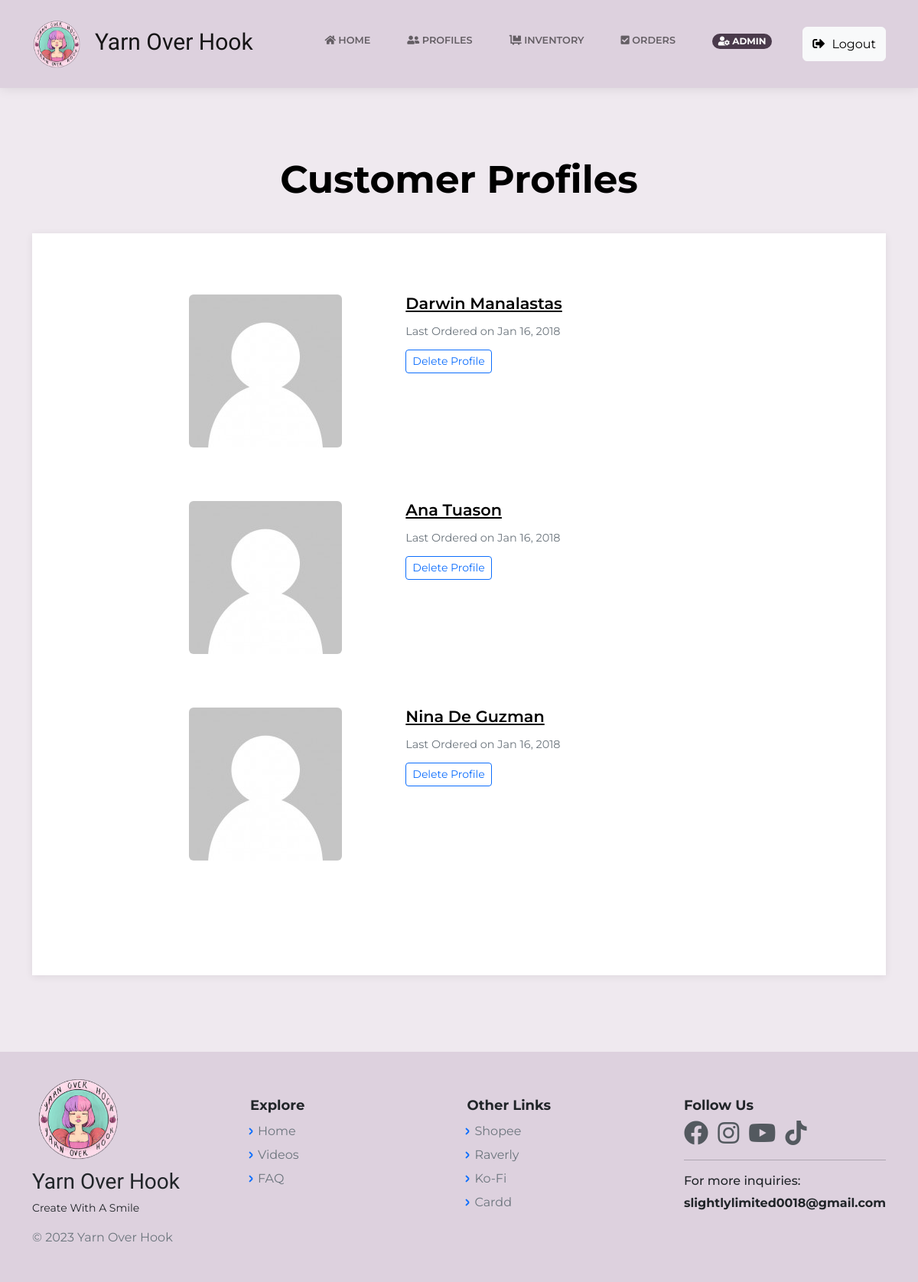
Page /CustomerProfileListAdmin.php (signed in) on the earlier database version.
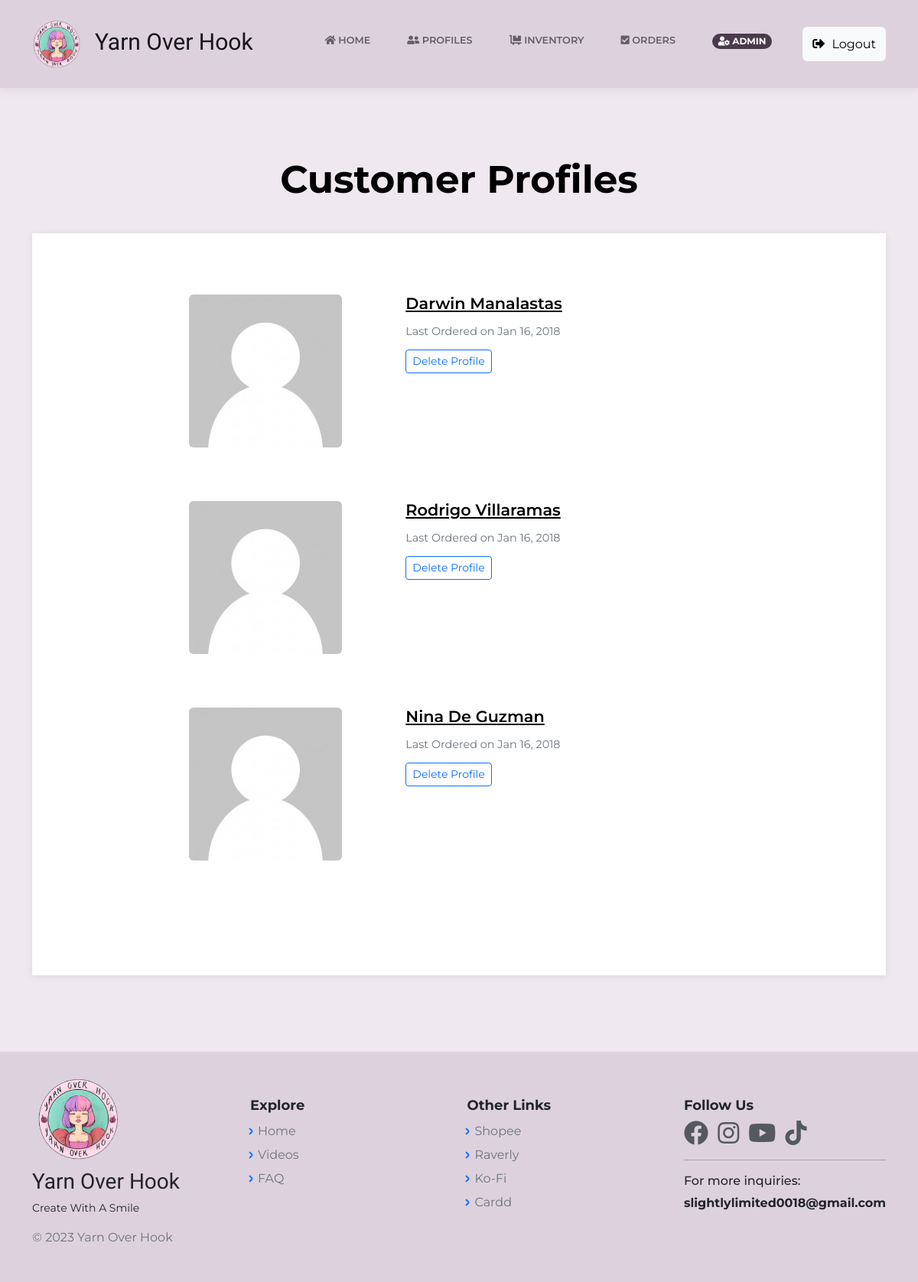
Same page on the later database version.
### tables this page shows
CREATE TABLE `cust_profile` (
  `id` bigint(20) NOT NULL,
  `c_id` bigint(12) NOT NULL,
  `c_name` varchar(60) NOT NULL,
  `c_avatar` varchar(255) NOT NULL,
  `c_label` varchar(255) NOT NULL,
  `email` varchar(60) NOT NULL,
  `region` varchar(60) NOT NULL,
  `city` varchar(60) NOT NULL,
  `street` varchar(60) NOT NULL,
  `barangay` varchar(60) NOT NULL,
  `phone_no` varchar(20) NOT NULL,
  `zip_code` int(12) NOT NULL,
  `unit_no` int(11) NOT NULL,
  `date` timestamp NOT NULL DEFAULT current_timestamp() ON UPDATE current_timestamp(),
  `address` varchar(150) NOT NULL,
  `login_id` bigint(12) NOT NULL,
  `unique_id` int(5) NOT NULL DEFAULT 1,
  `cust_status` int(1) NOT NULL DEFAULT 0
);

### CustomerProfileListAdmin.php (the view, shortened to what this page needs)
<?php
    include("includes/dbh.inc.php");
    require 'layouts/Header.php';
    $sql = "SELECT * FROM cust_profile where cust_status='1' ORDER BY id ";
	$result = mysqli_query($con, $sql);
	$profiles = mysqli_fetch_all($result, MYSQLI_ASSOC);
?>
<body class="d-flex flex-column min-vh-100">
<?php require 'layouts/nav.php';?>
    <main class="page blog-post-list">
        <section class="clean-block clean-blog-list dark" style="background-color:#efe9ef;">
        <div class="container">
                <div class="block-heading">
                    <h2 style="margin:40px; color: black;font-size: 50px;font-weight: bold;">Customer Profiles</h2>
                </div>
                <div class="block-content">
                <?php foreach($profiles as $profile): ?>
                    <div class="clean-blog-post">
                        <div class="row">
                            <div class="col-lg-5">
                                <img class="rounded img-fluid" src="<?php echo $profile['c_avatar']; ?>" style="margin-left:125px;">
                            </div>
                            <div class="col-lg-7">
                                <h3><a href="ProfileAccntViewAdmin.php?id=<?php echo $profile['id']; ?>" style="color:black;"><?php echo $profile['c_name']; ?></a></h3>
                                <div class="info">
                                    <span class="text-muted">Last Ordered on Jan 16, 2018&nbsp;</span>
                                </div>
                                <button class="btn btn-outline-primary btn-sm" type="button">Delete Profile</button>
                            </div>
                        </div>
                    </div>
                <?php endforeach; ?>
                </div>
            </div>
        </section>
    </main>
<?php require 'layouts/Footer.php';?>

Differences in the rows shown:
changed cust_profile: c_name "Ana Tuason" → "Rodrigo Villaramas"
